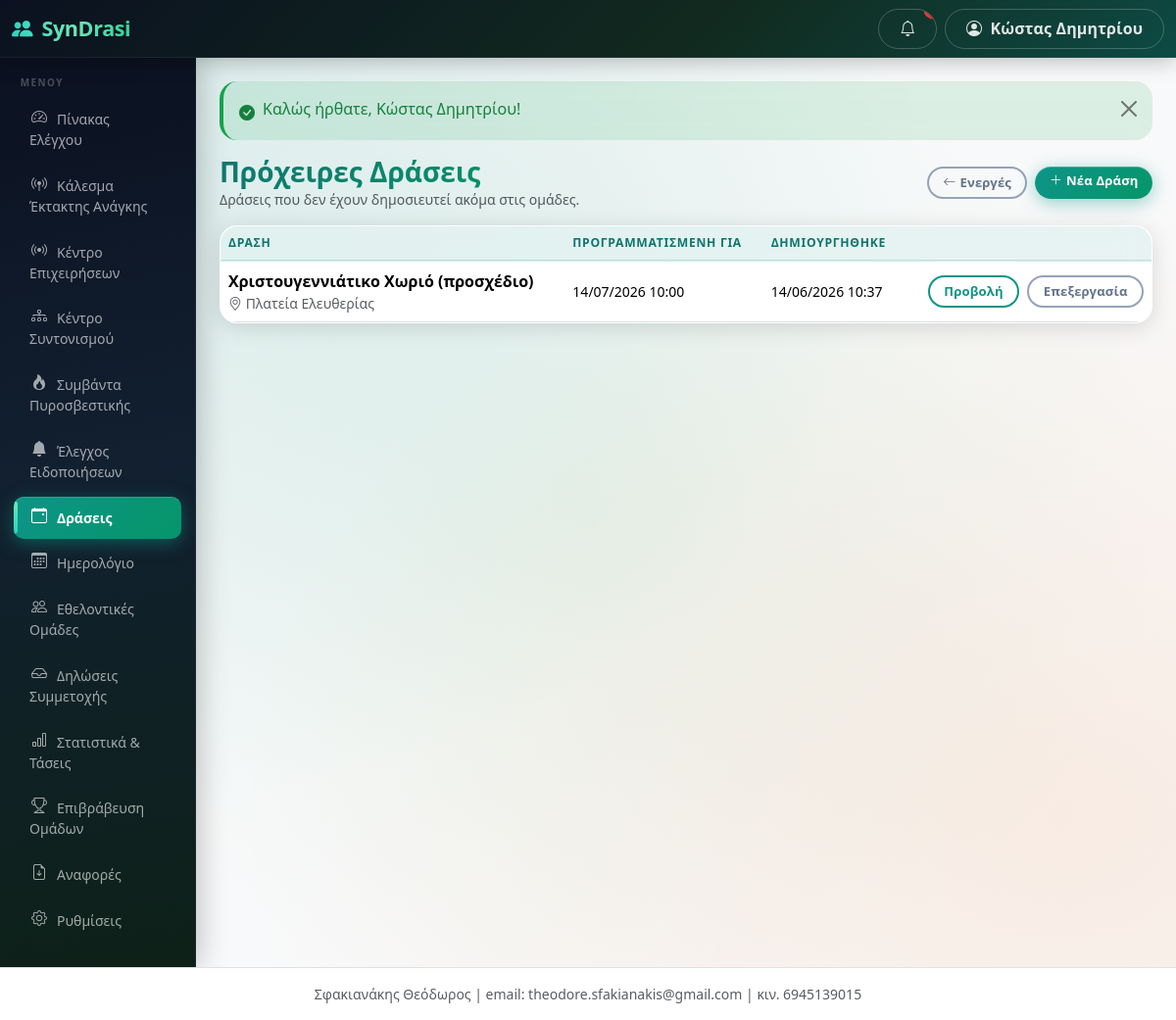
Screenshot of /public/events/drafts (signed in) with the database file from the repository.
### tables this page shows
CREATE TABLE users (
  id INT AUTO_INCREMENT PRIMARY KEY,
  municipality_id INT NULL,
  team_id INT NULL,
  name VARCHAR(255) NOT NULL,
  email VARCHAR(255) NOT NULL UNIQUE,
  phone VARCHAR(50) NULL,
  password_hash VARCHAR(255) NOT NULL,
  role ENUM('super_admin','municipality_admin','team_admin','event_operator') NOT NULL,
  status ENUM('active','inactive') NOT NULL DEFAULT 'active',
  language_code VARCHAR(10) NULL,
  last_login_at DATETIME NULL,
  created_at DATETIME NOT NULL DEFAULT CURRENT_TIMESTAMP,
  updated_at DATETIME NULL ON UPDATE CURRENT_TIMESTAMP,
  INDEX idx_users_municipality_id (municipality_id),
  INDEX idx_users_team_id (team_id),
  FOREIGN KEY (language_code) REFERENCES languages(code)
);

CREATE TABLE events (
  id INT AUTO_INCREMENT PRIMARY KEY,
  municipality_id INT NOT NULL,
  category_id INT NULL,
  title VARCHAR(255) NOT NULL,
  description TEXT NULL,
  location_name VARCHAR(255) NULL,
  address VARCHAR(255) NULL,
  latitude DECIMAL(10,7) NULL,
  longitude DECIMAL(10,7) NULL,
  start_datetime DATETIME NOT NULL,
  end_datetime DATETIME NOT NULL,
  requested_people INT NOT NULL DEFAULT 0,
  requested_vehicle TINYINT(1) NOT NULL DEFAULT 0,
  requested_medical_equipment TINYINT(1) NOT NULL DEFAULT 0,
  requested_items_json TEXT NULL,
  instructions TEXT NULL,
  status ENUM('draft','open','review','confirmed','active','closed','completed','cancelled') NOT NULL DEFAULT 'draft',
  public_token VARCHAR(64) NULL UNIQUE,
  published_at DATETIME NULL,
  created_by INT NOT NULL,
  created_at DATETIME NOT NULL DEFAULT CURRENT_TIMESTAMP,
  updated_at DATETIME NULL ON UPDATE CURRENT_TIMESTAMP,
  last_activity_at DATETIME NULL COMMENT 'bumped by live-ops writes; poll change detection (migration 040)',
  reconciliation_notes TEXT NULL,
  story_token VARCHAR(64) NULL COMMENT 'no-login public Story link',
  story_published_at DATETIME NULL,
  INDEX idx_events_municipality_id (municipality_id),
  INDEX idx_events_status (status),
  INDEX idx_events_start_datetime (start_datetime),
  INDEX idx_events_story_token (story_token),
  INDEX idx_events_muni_status_start (municipality_id, status, start_datetime)
);

### app/Controllers/EventController.php (called while the page is built, shortened)
<?php
class EventController
{
    public function drafts()
    {
        $mid    = current_municipality_id();
        $terms  = authority_context($mid);
        $events = Event::forMunicipalityByStatuses($mid, ['draft']);
        render('events/drafts', [
            'pageTitle' => 'Πρόχειρες ' . $terms['event_plural'],
            'events'    => $events,
            'terms'     => $terms,
        ]);
    }
}

### public/index.php (called while the page is built, shortened)
<?php
require BASE_PATH . '/app/Helpers/functions.php';
require BASE_PATH . '/app/Helpers/Router.php';
spl_autoload_register(function ($class) {
    foreach (['Controllers', 'Models', 'Services'] as $dir) {
        $file = BASE_PATH . '/app/' . $dir . '/' . $class . '.php';
        if (is_file($file)) {
            return;
        }
    }
});
$router = new Router();
$router->dispatch($_SERVER['REQUEST_METHOD'], $_SERVER['REQUEST_URI']);

### app/Middleware/access.php (called while the page is built, shortened)
<?php
function requireLogin()
{
    if (!is_logged_in() || !current_user()) {
        if (wants_json()) {
            json_out(['success' => false, 'message' => 'Απαιτείται σύνδεση.'], 401);
        }
        flash_set('warning', 'Παρακαλούμε συνδεθείτε για να συνεχίσετε.');
        redirect('/login');
    }
}
function requireRole(array $roles)
{
    requireLogin();
}

### config/config.php (called while the page is built)
<?php
return [
    'app_name'    => 'SynDrasi',
    'env'         => env('APP_ENV', 'production'),
    'timezone'    => 'Europe/Athens',
    'footer_text' => ' Σφακιανάκης Θεόδωρος | email: theodore.sfakianakis@gmail.com | κιν. 6945139015',
    'map_refresh_seconds' => 45,
];

### config/database.php (called while the page is built)
<?php
return [
    'host'     => env('DB_HOST', '127.0.0.1'),
    'port'     => env('DB_PORT', '3306'),
    'database' => env('DB_NAME', 'syndrasi'),
    'username' => env('DB_USER', 'root'),
    'password' => env('DB_PASS', ''),
    'charset'  => 'utf8mb4',
];

### app/Models/Notification.php (called while the page is built, shortened)
<?php
class Notification
{
    public static function unreadCount($userId)
    {
        return (int) dbq(
            'SELECT COUNT(*) AS c FROM notifications WHERE user_id = :uid AND is_read = 0',
            ['uid' => $userId]
        )->fetchColumn();
    }
}

### app/Models/MunicipalitySetting.php (called while the page is built, shortened)
<?php
class MunicipalitySetting
{
    public static function get($municipalityId, $key, $default = null)
    {
        static $cache = [];
        $cacheKey = $municipalityId . '.' . $key;
        if (!array_key_exists($cacheKey, $cache)) {
            $val = dbq(
                'SELECT setting_value FROM municipality_settings WHERE municipality_id = :mid AND setting_key = :k LIMIT 1',
                ['mid' => $municipalityId, 'k' => $key]
            )->fetchColumn();
            $cache[$cacheKey] = ($val !== false && $val !== null) ? $val : null;
        }
        return $cache[$cacheKey] ?? $default;
    }
}

### app/Models/Event.php (called while the page is built, shortened)
<?php
class Event
{
    public static function forMunicipalityByStatuses($municipalityId, array $statuses, array $filters = [])
    {
        $placeholders = implode(',', array_fill(0, count($statuses), '?'));
        $params = array_merge([$municipalityId], $statuses);
        $extra = '';
        $stmt = db()->prepare(
            "SELECT e.*, c.name AS category_name,
                    COALESCE(ac.applications_count, 0) AS applications_count,
                    COALESCE(ac.pending_count, 0) AS pending_count
             FROM events e
             LEFT JOIN event_categories c ON c.id = e.category_id
             LEFT JOIN (
                 SELECT event_id,
                        COUNT(*) AS applications_count,
                        SUM(status = 'pending') AS pending_count
                 FROM event_applications
                 GROUP BY event_id
             ) ac ON ac.event_id = e.id
             WHERE e.municipality_id = ? AND e.status IN ($placeholders)
             $extra
             ORDER BY e.start_datetime DESC"
        );
        $stmt->execute($params);
        return $stmt->fetchAll();
    }
}

### views/events/drafts.php (the view)
<?php
$terms = $terms ?? authority_context();
$eventPlural = $terms['event_plural'] ?? 'Δράσεις';
$eventPluralLc = $terms['event_plural_lc'] ?? 'δράσεις';
$eventSingular = $terms['event_singular'] ?? 'Δράση';
?>
<div class="d-flex flex-wrap justify-content-between align-items-center mb-3 gap-2">
  <div>
    <h1 class="h3 mb-0"><?= e(t('events/drafts.001', 'Πρόχειρες')) ?> <?= e($eventPlural) ?></h1>
    <p class="text-muted small mb-0"><?= e($eventPlural) ?> <?= e(t('events/drafts.002', 'που δεν έχουν δημοσιευτεί ακόμα στις ομάδες.')) ?></p>
  </div>
  <div class="d-flex gap-2">
    <a href="<?= e(url('/events')) ?>" class="btn btn-sm btn-outline-secondary">
      <i class="bi bi-arrow-left me-1"></i><?= e(t('events/drafts.003', 'Ενεργές')) ?>
    </a>
    <a href="<?= e(url('/events/create')) ?>" class="btn btn-sm btn-primary">
      <i class="bi bi-plus-lg me-1"></i><?= e($terms['event_new'] ?? 'Νέα Δράση') ?>
    </a>
  </div>
</div>
<?php if (!$events): ?>
  <div class="alert alert-info">
    <?= e(t('events/drafts.010', 'Δεν υπάρχουν πρόχειρες')) ?> <?= e($eventPluralLc) ?>.
    <a href="<?= e(url('/events/create')) ?>"><?= e(t('events/drafts.011', 'Δημιουργήστε μία νέα')) ?> <?= e(mb_strtolower($eventSingular)) ?>.</a>
  </div>
<?php else: ?>
  <div class="card shadow-sm">
    <div class="table-responsive">
      <table class="table table-hover align-middle mb-0">
        <thead class="table-light">
          <tr>
            <th><?= e($eventSingular) ?></th>
            <th><?= e(t('events/drafts.006', 'Προγραμματισμένη για')) ?></th>
            <th><?= e(t('events/drafts.007', 'Δημιουργήθηκε')) ?></th>
            <th></th>
          </tr>
        </thead>
        <tbody>
          <?php foreach ($events as $e): ?>
            <tr>
              <td>
                <strong><?= e($e['title']) ?></strong>
                <?php if ($e['location_name']): ?>
                  <div class="small text-muted"><i class="bi bi-geo-alt"></i> <?= e($e['location_name']) ?></div>
                <?php endif; ?>
              </td>
              <td class="small text-nowrap"><?= e(gr_datetime($e['start_datetime'])) ?></td>
              <td class="small text-nowrap"><?= e(gr_datetime($e['created_at'])) ?></td>
              <td class="text-end text-nowrap">
                <a href="<?= e(url('/events/' . $e['id'])) ?>" class="btn btn-sm btn-outline-primary me-1"><?= e(t('events/drafts.008', 'Προβολή')) ?></a>
                <a href="<?= e(url('/events/' . $e['id'] . '/edit')) ?>" class="btn btn-sm btn-outline-secondary"><?= e(t('events/drafts.009', 'Επεξεργασία')) ?></a>
              </td>
            </tr>
          <?php endforeach; ?>
        </tbody>
      </table>
    </div>
  </div>
<?php endif; ?>

### app/Helpers/Router.php (shortened to what this page needs)
<?php
class Router
{
    private $routes = [];
    public function get($pattern, $handler, array $options = [])
    {
        $this->routes[] = ['GET', $pattern, $handler, $options];
    }
    public function post($pattern, $handler, array $options = [])
    {
        $this->routes[] = ['POST', $pattern, $handler, $options];
    }
    public function dispatch($method, $uri)
    {
        $path = parse_url($uri, PHP_URL_PATH);
        $base = base_uri();
        if ($base !== '' && strpos($path, $base) === 0) {
            $path = substr($path, strlen($base));
        } else {
            $parent = preg_replace('#/public$#', '', $base);
            if ($parent !== $base && $parent !== '' && strpos($path, $parent) === 0) {
                $path = substr($path, strlen($parent));
            }
        }
        $path = '/' . trim($path, '/');
        foreach ($this->routes as $route) {
            list($m, $pattern, $handler, $options) = $route;
            if ($m !== $method) {
                continue;
            }
            $regex = '#^' . preg_replace_callback(
                '/\{([a-zA-Z_]+)\}/',
                function ($m) {
                    return $m[1] === 'token' ? '([A-Za-z0-9]+)' : '(\d+)';
                },
                $pattern
            ) . '$#';
            if (preg_match($regex, $path, $matches)) {
                array_shift($matches);
                $this->enforceAccess($options);
                list($class, $action) = explode('@', $handler);
                $controller = new $class();
                return call_user_func_array([$controller, $action], $matches);
            }
        }
    }
    private function enforceAccess(array $options)
    {
        if (!empty($options['roles'])) {
            requireRole($options['roles']);
            return;
        }
    }
}

### views/layouts/header.php (shortened to what this page needs)
<?php $unreadCount = is_logged_in() ? Notification::unreadCount($_SESSION['user_id']) : 0; ?>
<!DOCTYPE html>
<html lang="el">
<head>
<link href="https://cdn.jsdelivr.net/npm/bootstrap@5.3.3/dist/css/bootstrap.min.css" rel="stylesheet">
<link href="https://cdn.jsdelivr.net/npm/bootstrap-icons@1.11.3/font/bootstrap-icons.min.css" rel="stylesheet">
<link href="<?= e(url('/assets/css/app.css')) ?>" rel="stylesheet">
</head>
<body class="bg-light">
<nav class="navbar navbar-dark syndrasi-topbar sticky-top">
  <div class="container-fluid">
    <div class="d-flex align-items-center">
      <button class="btn btn-outline-light d-lg-none me-2" type="button" data-bs-toggle="offcanvas" data-bs-target="#sidebarMenu" aria-label="<?= e(t('layouts/header.006', 'Μενού')) ?>">
      </button>
      <a class="navbar-brand fw-bold" href="<?= e(url('/')) ?>">
        <i class="bi bi-people-fill me-1"></i> SynDrasi
      </a>
    </div>
    <div class="d-flex align-items-center gap-2">
      <a href="<?= e(url('/notifications')) ?>" class="btn btn-outline-light position-relative" title="<?= e(t('layouts/header.008', 'Ειδοποιήσεις')) ?>" id="navNotifBell">
        <i class="bi bi-bell"></i>
        <span class="position-absolute top-0 start-100 translate-middle badge rounded-pill bg-danger"
              id="navNotifBadge" <?= $unreadCount > 0 ? '' : 'style="display:none"' ?>><?= (int) $unreadCount ?></span>
      </a>
      <div class="dropdown">
        <button class="btn btn-outline-light dropdown-toggle" data-bs-toggle="dropdown">
          <i class="bi bi-person-circle me-1"></i>
          <span class="d-none d-md-inline"><?= e(current_user() ? current_user()['name'] : '') ?></span>
        </button>
      </div>
    </div>
  </div>
</nav>
<div class="container-fluid">
  <div class="row">
    <?php include BASE_PATH . '/views/layouts/sidebar.php'; ?>
    <main class="col-lg-10 ms-sm-auto px-3 px-md-4 py-4">
      <?php include BASE_PATH . '/views/layouts/flash.php'; ?>

### views/layouts/sidebar.php (shortened to what this page needs)
<?php
$role = current_role();
$currentPath = parse_url($_SERVER['REQUEST_URI'], PHP_URL_PATH);
$midForTerms = function_exists('current_municipality_id') ? current_municipality_id() : null;
$authorityTerms = $midForTerms ? authority_context($midForTerms) : authority_defaults('municipality');
$authorityTypeForMenu = $authorityTerms['authority_type'] ?? 'municipality';
$eventMenuLabel = t('authority/' . $authorityTypeForMenu . '.event_plural', $authorityTerms['event_plural'] ?? 'Δράσεις');
$teamMenuLabel = t('authority/' . $authorityTypeForMenu . '.team_plural', $authorityTerms['team_plural'] ?? 'Εθελοντικές Ομάδες');
$menus = [];
if ($role === 'municipality_admin') {
    $menus = [
        ['/dashboard',    'bi-speedometer2',              t('layouts/sidebar.003', 'Πίνακας Ελέγχου')],
        ['/mobilizations', 'bi-broadcast-pin',            t('layouts/sidebar.004', 'Κάλεσμα Έκτακτης Ανάγκης')],
        ['/operations',   'bi-broadcast',                 t('layouts/sidebar.005', 'Κέντρο Επιχειρήσεων')],
        ['/operations/war-room', 'bi-diagram-3',          t('layouts/sidebar.006', 'Κέντρο Συντονισμού')],
        ['/fire-service', 'bi-fire',                       t('layouts/sidebar.007', 'Συμβάντα Πυροσβεστικής')],
        ['/notification-center', 'bi-bell-fill',           t('layouts/sidebar.008', 'Έλεγχος Ειδοποιήσεων')],
        ['/events',       'bi-calendar-event',            $eventMenuLabel],
        ['/events/calendar', 'bi-calendar3',              t('layouts/sidebar.009', 'Ημερολόγιο')],
        ['/teams',        'bi-people',                    $teamMenuLabel],
        ['/applications', 'bi-inbox',                     t('layouts/sidebar.010', 'Δηλώσεις Συμμετοχής')],
        ['/statistics',   'bi-bar-chart',                 t('layouts/sidebar.011', 'Στατιστικά & Τάσεις')],
        ['/awards',       'bi-trophy',                    t('layouts/sidebar.012', 'Επιβράβευση Ομάδων')],
        ['/reports',      'bi-file-earmark-arrow-down',   t('layouts/sidebar.013', 'Αναφορές')],
        ['/settings',     'bi-gear',                      t('layouts/sidebar.014', 'Ρυθμίσεις')],
    ];
}
$base = base_uri();
function sidebar_active($path, $currentPath, $base)
{
    $full = $base . $path;
    if (in_array($path, ['/dashboard','/team/dashboard','/admin/dashboard','/events/calendar'], true)) {
        return $currentPath === $full;
    }
    return strpos($currentPath, $full) === 0;
}
?>
<div class="offcanvas-lg offcanvas-start col-lg-2 d-lg-block sidebar p-0" tabindex="-1" id="sidebarMenu">
  <?php
  if (in_array($role, ['municipality_admin', 'event_operator'], true)) {
      $mid = current_municipality_id();
      if ($mid && class_exists('MunicipalitySetting')) {
          $sidebarLogoUrl = MunicipalitySetting::get($mid, 'branding_logo', '');
      }
  }
  ?>
  <div class="sidebar-label"><?= e(t('layouts/sidebar.001', 'Μενού')) ?></div>
  <ul class="nav flex-column mb-auto px-1 pb-4">
    <?php foreach ($menus as $m): ?>
    <li class="nav-item">
      <a href="<?= e(url($m[0])) ?>"
         class="nav-link sidebar-link<?= sidebar_active($m[0], $currentPath, $base) ? ' active' : '' ?>">
        <i class="bi <?= e($m[1]) ?> me-2"></i><?= e($m[2]) ?>
      </a>
    </li>
    <?php endforeach; ?>
  </ul>
</div>

### rows the page displays
users: name "Κώστας Δημητρίου", language_code "ΜΕΝΟΎ", language_code "Πρόχειρες", language_code "που δεν έχουν δημοσιευτεί ακόμα στις ομάδες.", language_code "Ενεργές", language_code "ΠΡΟΓΡΑΜΜΑΤΙΣΜΈΝΗ ΓΙΑ", language_code "ΔΗΜΙΟΥΡΓΉΘΗΚΕ", language_code "Προβολή", language_code "Επεξεργασία"
events: title "Χριστουγεννιάτικο Χωριό (προσχέδιο)", location_name "Πλατεία Ελευθερίας", start_datetime "14/07/2026 10:00", created_at "14/06/2026 10:37"

### other values shown
$m[2] "Πίνακας Ελέγχου"
$m[2] "Κάλεσμα Έκτακτης Ανάγκης"
$m[2] "Κέντρο Επιχειρήσεων"
$m[2] "Κέντρο Συντονισμού"
$m[2] "Συμβάντα Πυροσβεστικής"
$m[2] "Έλεγχος Ειδοποιήσεων"
$m[2] "Δράσεις"
$m[2] "Ημερολόγιο"
$m[2] "Εθελοντικές Ομάδες"
$m[2] "Δηλώσεις Συμμετοχής"
$m[2] "Στατιστικά & Τάσεις"
$m[2] "Επιβράβευση Ομάδων"
$m[2] "Αναφορές"
$m[2] "Ρυθμίσεις"
$f['message'] "Καλώς ήρθατε, Κώστας Δημητρίου!"
